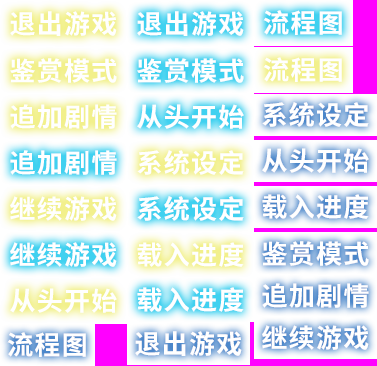
#> input picture docs/ui-extract/pixel-reverse/tlg-png/title_locale_cn__pack.png, 377 x 366 px, found by its file name
$ python _analyze_title_pack.py
#> lines starting #> are read from the running program, lines starting #| are printed output that depends on the picture
# -*- coding: utf-8 -*-
"""Analyze Angelic title_locale_cn pack + find layout clues."""
from __future__ import annotations

import json
from pathlib import Path

from PIL import Image

ROOT = Path(r"D:/gamedev/Angelic")
TLG = ROOT / "docs/ui-extract/pixel-reverse/tlg-png"
PBD = ROOT / "docs/ui-extract/pixel-reverse/pbd-layers"
FILT = ROOT / "docs/ui-extract/ui-cn-jp-static/filtered-cn-jp"
OUT = ROOT / "docs/ui-extract/pixel-reverse/_text_preview"
OUT.mkdir(parents=True, exist_ok=True)


def magenta_mask(im: Image.Image):
    im = im.convert("RGBA")
    px = im.load()
    w, h = im.size
    for y in range(h):
        for x in range(w):
            r, g, b, a = px[x, y]
            if r >= 248 and b >= 248 and g <= 45:
                px[x, y] = (0, 0, 0, 0)
    return im


def connected_components(im: Image.Image, min_area=80):
    """Find non-transparent bounding boxes."""
    w, h = im.size
    px = im.load()
    seen = [[False] * w for _ in range(h)]
    boxes = []

    def neigh(x, y):
        for dy in (-1, 0, 1):
            for dx in (-1, 0, 1):
                if dx == 0 and dy == 0:
                    continue
                nx, ny = x + dx, y + dy
                if 0 <= nx < w and 0 <= ny < h and not seen[ny][nx]:
                    r, g, b, a = px[nx, ny]
                    if a > 10:
                        yield nx, ny

    for y in range(h):
        for x in range(w):
            if seen[y][x]:
                continue
            r, g, b, a = px[x, y]
            if a <= 10:
                seen[y][x] = True
                continue
            # BFS
            stack = [(x, y)]
            seen[y][x] = True
            minx = maxx = x
            miny = maxy = y
            area = 0
            while stack:
                cx, cy = stack.pop()
                area += 1
                minx = min(minx, cx)
                maxx = max(maxx, cx)
                miny = min(miny, cy)
                maxy = max(maxy, cy)
                for nx, ny in neigh(cx, cy):
                    seen[ny][nx] = True
                    stack.append((nx, ny))
            if area >= min_area and (maxx - minx) > 20 and (maxy - miny) > 10:
                boxes.append((minx, miny, maxx + 1, maxy + 1, area))
    boxes.sort(key=lambda b: (b[1], b[0]))
    return boxes


def main():
    pack = magenta_mask(Image.open(TLG / "title_locale_cn__pack.png"))
#> in magenta_mask, im is the input picture: PIL image 377x366 RGBA; mean R, G, B, A 129.7, 184.9, 193.6, 117.1
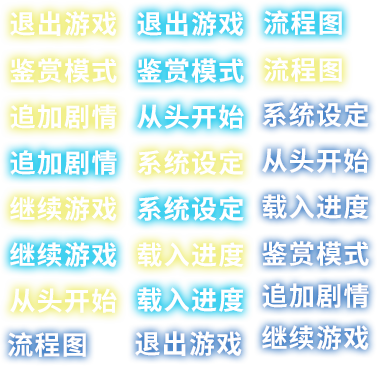
#> pack: PIL image 377x366 RGBA; mean R, G, B, A 117.8, 184.9, 181.7, 105.2; transparent parts drawn white
    pack.save(OUT / "title_locale_cn_alpha.png")
    boxes = connected_components(pack, min_area=200)
#> boxes = 24 items, first 6: (256, 2, 351, 43, 3656), (3, 3, 124, 44, 4681), (130, 3, 251, 44, 4681), (256, 49, 351, 90, 3656), (2, 50, 125, 91, 4714), (129, 50, 252, 91, 4714)
    print("title_locale_cn boxes", len(boxes))
#| title_locale_cn boxes 24
    for i, (x0, y0, x1, y1, area) in enumerate(boxes):
        crop = pack.crop((x0, y0, x1, y1))
        crop.save(OUT / f"title_btn_{i:02d}.png")
        print(f"  {i:02d}: ({x0},{y0})-({x1},{y1}) {x1-x0}x{y1-y0} area={area}")
#> this loop made 24 passes
#> (x0, y0, x1, y1, area) on passes 1 to 12: (256, 2, 351, 43, 3656), (3, 3, 124, 44, 4681), (130, 3, 251, 44, 4681), (256, 49, 351, 90, 3656), (2, 50, 125, 91, 4714), (129, 50, 252, 91, 4714), (3, 96, 125, 137, 4699), (130, 96, 252, 137, 4522), (257, 96, 374, 134, 4074), (3, 142, 125, 183, 4699), (130, 142, 251, 183, 4626), (257, 142, 375, 179, 3955)
#|   00: (256,2)-(351,43) 95x41 area=3656
#|   01: (3,3)-(124,44) 121x41 area=4681
#|   02: (130,3)-(251,44) 121x41 area=4681
#|   03: (256,49)-(351,90) 95x41 area=3656
#|   04: (2,50)-(125,91) 123x41 area=4714
#|   05: (129,50)-(252,91) 123x41 area=4714
#|   06: (3,96)-(125,137) 122x41 area=4699
#|   07: (130,96)-(252,137) 122x41 area=4522
#> (further printed lines are left out)
#> pass 1, in main, `crop = pack.crop((x0, y0, x1, y1))`:
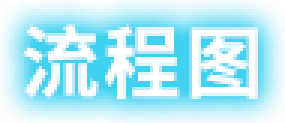
#> crop: PIL image 95x41 RGBA (shown 3 times larger); mean R, G, B, A 70.9, 210.1, 240.2, 134.3; transparent parts drawn white
#> pass 2, in main, `crop = pack.crop((x0, y0, x1, y1))`:
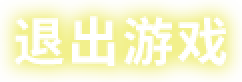
#> crop: PIL image 121x41 RGBA (shown 2 times larger); mean R, G, B, A 242.3, 240.8, 141.4, 134.6; transparent parts drawn white
#> pass 3, in main, `crop = pack.crop((x0, y0, x1, y1))`:
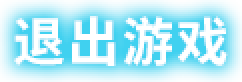
#> crop: PIL image 121x41 RGBA (shown 2 times larger); mean R, G, B, A 67.8, 209.4, 240, 134.6; transparent parts drawn white
#> after the loop:
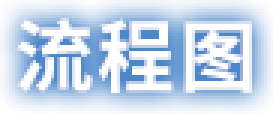
#> crop: PIL image 91x38 RGBA (shown 3 times larger); mean R, G, B, A 81, 137.5, 202.7, 129.6; transparent parts drawn white

    # also title pack chrome
    chrome = magenta_mask(Image.open(TLG / "title__pack.png"))
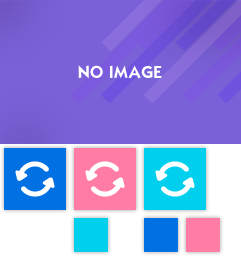
#> input picture ui-preview/assets/title/title__pack.png, 241 x 256 px, found by its file name
#> in magenta_mask, im is the input picture: PIL image 241x256 RGBA; mean R, G, B, A 94.4, 92.8, 173.4, 206.9
    chrome.save(OUT / "title_pack_alpha.png")
    print("title__pack size", chrome.size)
#| title__pack size (241, 256)

    # option bg size
    for n in ["option__bg0.png", "file_load__bg0.png", "extra__bg0.png", "scnchart__bg0.png"]:
#> (the run stopped early here; a loop or call above may not have finished)
